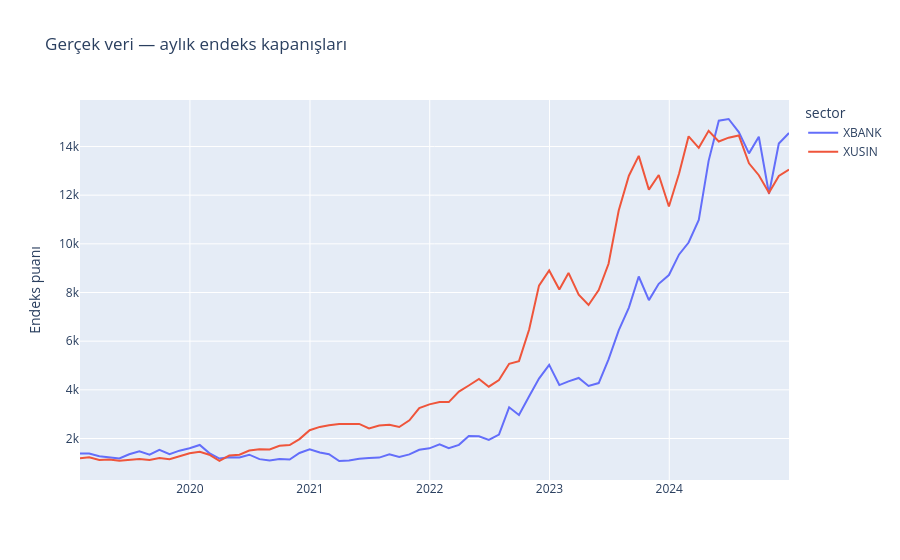
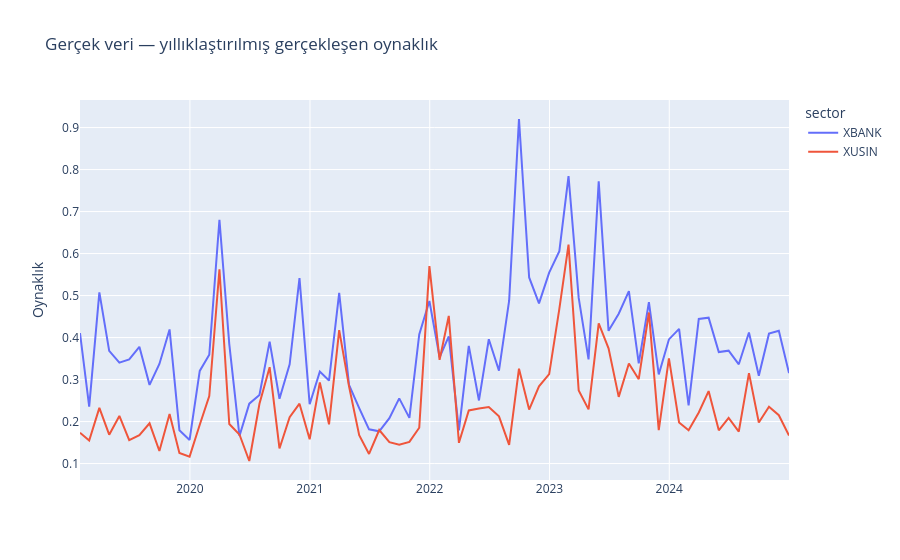

Notebook code for these charts, in order:
### Code cell
study_monthly = monthly[monthly.date.between(START, END)]
px.line(study_monthly, x="date", y="close", color="sector", title="Gerçek veri — aylık endeks kapanışları", labels={"close":"Endeks puanı", "date":""}).show()
px.line(study_monthly, x="date", y="volatility", color="sector", title="Gerçek veri — yıllıklaştırılmış gerçekleşen oynaklık", labels={"volatility":"Oynaklık", "date":""}).show()
